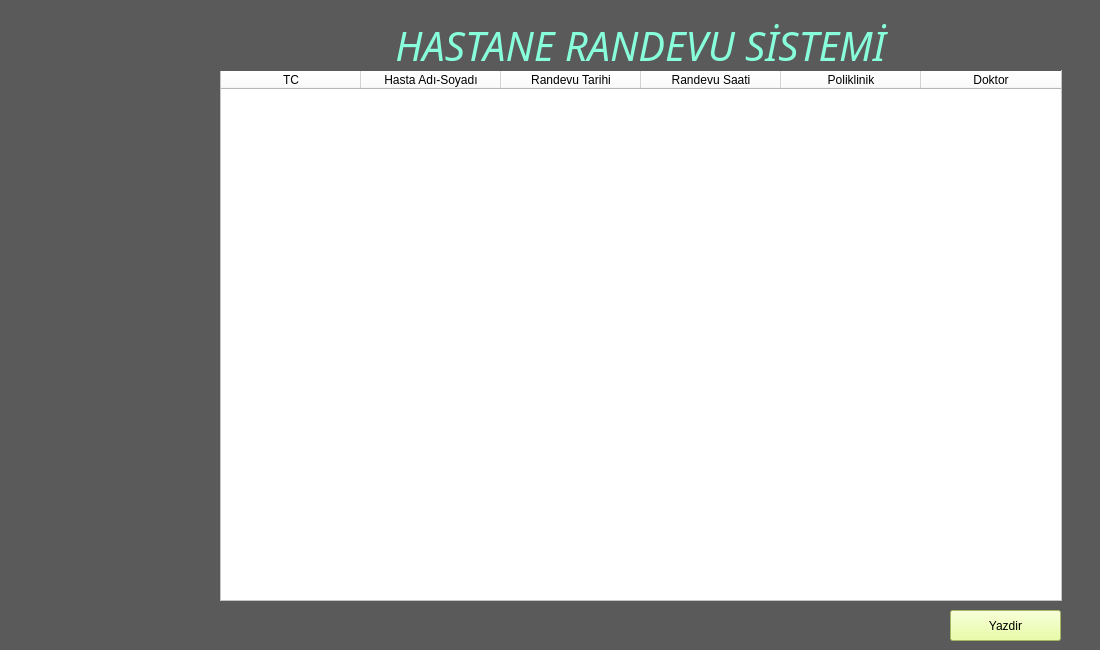
<?xml version="1.0" encoding="UTF-8"?>
<ui version="4.0">
 <class>MainWindow</class>
 <widget class="QMainWindow" name="MainWindow">
  <property name="geometry">
   <rect>
    <x>0</x>
    <y>0</y>
    <width>1100</width>
    <height>650</height>
   </rect>
  </property>
  <property name="sizePolicy">
   <sizepolicy hsizetype="Ignored" vsizetype="Ignored">
    <horstretch>0</horstretch>
    <verstretch>0</verstretch>
   </sizepolicy>
  </property>
  <property name="minimumSize">
   <size>
    <width>1100</width>
    <height>650</height>
   </size>
  </property>
  <property name="maximumSize">
   <size>
    <width>1100</width>
    <height>650</height>
   </size>
  </property>
  <property name="windowTitle">
   <string>Hastane Randevu Sistemi</string>
  </property>
  <property name="styleSheet">
   <string notr="true">background-color: rgb(90,90,90);
</string>
  </property>
  <widget class="QWidget" name="centralwidget">
   <widget class="QWidget" name="verticalLayoutWidget">
    <property name="geometry">
     <rect>
      <x>-40</x>
      <y>20</y>
      <width>221</width>
      <height>581</height>
     </rect>
    </property>
    <layout class="QVBoxLayout" name="verticalLayout_2">
     <property name="leftMargin">
      <number>80</number>
     </property>
     <item>
      <widget class="QPushButton" name="add_Btn">
       <property name="sizePolicy">
        <sizepolicy hsizetype="Ignored" vsizetype="Ignored">
         <horstretch>0</horstretch>
         <verstretch>0</verstretch>
        </sizepolicy>
       </property>
       <property name="maximumSize">
        <size>
         <width>130</width>
         <height>130</height>
        </size>
       </property>
       <property name="accessibleName">
        <string/>
       </property>
       <property name="styleSheet">
        <string notr="true">background-image: url(Icons/add.png);
border:none;
background-repeat:none;
</string>
       </property>
       <property name="text">
        <string/>
       </property>
       <property name="autoRepeat">
        <bool>false</bool>
       </property>
       <property name="autoExclusive">
        <bool>true</bool>
       </property>
       <property name="flat">
        <bool>true</bool>
       </property>
      </widget>
     </item>
     <item>
      <widget class="QPushButton" name="del_Btn">
       <property name="sizePolicy">
        <sizepolicy hsizetype="Ignored" vsizetype="Ignored">
         <horstretch>0</horstretch>
         <verstretch>0</verstretch>
        </sizepolicy>
       </property>
       <property name="maximumSize">
        <size>
         <width>130</width>
         <height>130</height>
        </size>
       </property>
       <property name="styleSheet">
        <string notr="true">background-image: url(Icons/delete.png);
border:none;
background-repeat:none;
</string>
       </property>
       <property name="text">
        <string/>
       </property>
       <property name="flat">
        <bool>true</bool>
       </property>
      </widget>
     </item>
     <item>
      <widget class="QPushButton" name="stat_Btn">
       <property name="sizePolicy">
        <sizepolicy hsizetype="Ignored" vsizetype="Ignored">
         <horstretch>0</horstretch>
         <verstretch>0</verstretch>
        </sizepolicy>
       </property>
       <property name="maximumSize">
        <size>
         <width>130</width>
         <height>130</height>
        </size>
       </property>
       <property name="accessibleName">
        <string/>
       </property>
       <property name="styleSheet">
        <string notr="true">background-image: url(Icons/statistic.png);
border:none;
background-repeat:none;</string>
       </property>
       <property name="text">
        <string/>
       </property>
       <property name="flat">
        <bool>true</bool>
       </property>
      </widget>
     </item>
    </layout>
   </widget>
   <widget class="QTableWidget" name="hastaTable">
    <property name="geometry">
     <rect>
      <x>220</x>
      <y>70</y>
      <width>842</width>
      <height>531</height>
     </rect>
    </property>
    <property name="styleSheet">
     <string notr="true">color: rgb(0,0,0);
background-color: rgb(255,255,255);</string>
    </property>
    <property name="showGrid">
     <bool>true</bool>
    </property>
    <property name="gridStyle">
     <enum>Qt::NoPen</enum>
    </property>
    <attribute name="horizontalHeaderVisible">
     <bool>true</bool>
    </attribute>
    <attribute name="horizontalHeaderDefaultSectionSize">
     <number>140</number>
    </attribute>
    <attribute name="horizontalHeaderMinimumSectionSize">
     <number>10</number>
    </attribute>
    <attribute name="verticalHeaderVisible">
     <bool>false</bool>
    </attribute>
    <attribute name="verticalHeaderDefaultSectionSize">
     <number>30</number>
    </attribute>
    <attribute name="verticalHeaderHighlightSections">
     <bool>true</bool>
    </attribute>
    <attribute name="verticalHeaderShowSortIndicator" stdset="0">
     <bool>false</bool>
    </attribute>
    <row>
     <property name="text">
      <string>New Row</string>
     </property>
    </row>
    <column>
     <property name="text">
      <string>TC</string>
     </property>
     <property name="background">
      <color>
       <red>108</red>
       <green>108</green>
       <blue>108</blue>
      </color>
     </property>
     <property name="foreground">
      <brush brushstyle="NoBrush">
       <color alpha="255">
        <red>255</red>
        <green>255</green>
        <blue>255</blue>
       </color>
      </brush>
     </property>
    </column>
    <column>
     <property name="text">
      <string>Hasta Adı-Soyadı</string>
     </property>
     <property name="background">
      <color>
       <red>108</red>
       <green>108</green>
       <blue>108</blue>
      </color>
     </property>
     <property name="foreground">
      <brush brushstyle="NoBrush">
       <color alpha="255">
        <red>255</red>
        <green>255</green>
        <blue>255</blue>
       </color>
      </brush>
     </property>
    </column>
    <column>
     <property name="text">
      <string>Randevu Tarihi</string>
     </property>
     <property name="background">
      <color>
       <red>108</red>
       <green>108</green>
       <blue>108</blue>
      </color>
     </property>
     <property name="foreground">
      <brush brushstyle="NoBrush">
       <color alpha="255">
        <red>255</red>
        <green>255</green>
        <blue>255</blue>
       </color>
      </brush>
     </property>
    </column>
    <column>
     <property name="text">
      <string>Randevu Saati</string>
     </property>
     <property name="background">
      <color>
       <red>108</red>
       <green>108</green>
       <blue>108</blue>
      </color>
     </property>
     <property name="foreground">
      <brush brushstyle="NoBrush">
       <color alpha="255">
        <red>255</red>
        <green>255</green>
        <blue>255</blue>
       </color>
      </brush>
     </property>
    </column>
    <column>
     <property name="text">
      <string>Poliklinik</string>
     </property>
     <property name="background">
      <color>
       <red>108</red>
       <green>108</green>
       <blue>108</blue>
      </color>
     </property>
     <property name="foreground">
      <brush brushstyle="NoBrush">
       <color alpha="255">
        <red>255</red>
        <green>255</green>
        <blue>255</blue>
       </color>
      </brush>
     </property>
    </column>
    <column>
     <property name="text">
      <string>Doktor</string>
     </property>
     <property name="background">
      <color>
       <red>108</red>
       <green>109</green>
       <blue>108</blue>
      </color>
     </property>
     <property name="foreground">
      <brush brushstyle="NoBrush">
       <color alpha="255">
        <red>255</red>
        <green>255</green>
        <blue>255</blue>
       </color>
      </brush>
     </property>
    </column>
   </widget>
   <widget class="QPushButton" name="pushButton">
    <property name="enabled">
     <bool>false</bool>
    </property>
    <property name="geometry">
     <rect>
      <x>220</x>
      <y>20</y>
      <width>841</width>
      <height>51</height>
     </rect>
    </property>
    <property name="font">
     <font>
      <family>Marker Felt</family>
      <pointsize>30</pointsize>
      <weight>50</weight>
      <italic>true</italic>
      <bold>false</bold>
     </font>
    </property>
    <property name="styleSheet">
     <string notr="true">color: rgb(135, 255, 219);
font: italic 30pt &quot;Marker Felt&quot;;
border:none;
</string>
    </property>
    <property name="text">
     <string>HASTANE RANDEVU SİSTEMİ</string>
    </property>
   </widget>
   <widget class="QPushButton" name="yazdir_Btn">
    <property name="geometry">
     <rect>
      <x>950</x>
      <y>610</y>
      <width>111</width>
      <height>31</height>
     </rect>
    </property>
    <property name="styleSheet">
     <string notr="true">background-color: rgb(228, 255, 139);</string>
    </property>
    <property name="text">
     <string>Yazdir</string>
    </property>
   </widget>
  </widget>
 </widget>
 <resources>
  <include location="../Icons/main.qrc"/>
 </resources>
 <connections/>
</ui>
